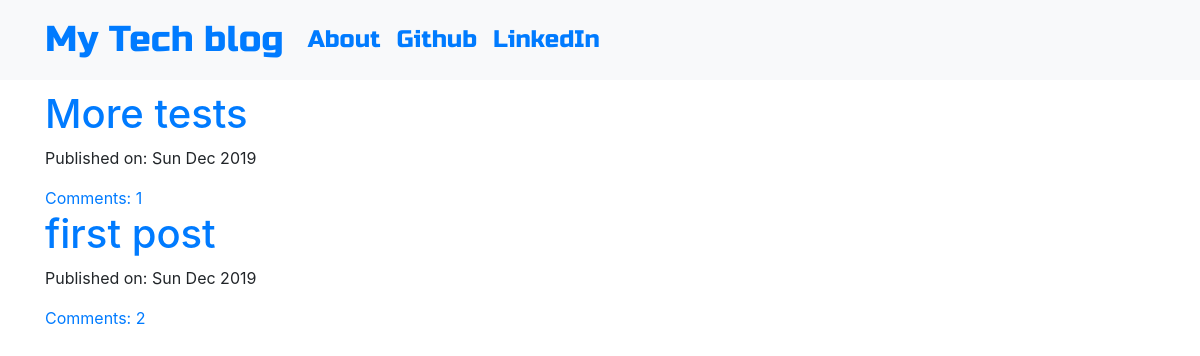
The page / on the database its author committed.
### blog/models.py (models this page shows, shortened)
class Post(models.Model):
    author = models.ForeignKey('auth.User',on_delete=models.CASCADE)
    title = models.CharField(max_length=200)
    text = models.TextField()
    created_date = models.DateTimeField(default=timezone.now)
    published_date = models.DateTimeField(blank=True, null=True)
    def approve_comments(self):
        return self.comments.filter(approved_comment=True)

### blog/views.py (the view)
# urls.py: path('',views.PostListView.as_view(),name='post_list'),
class PostListView(ListView):
    model = Post
    def get_queryset(self):
        return Post.objects.filter(published_date__lte=timezone.now()).order_by('-published_date')

### blog/templates/blog/post_list.html
{% extends 'blog/base.html' %}
{% block content %}
<div class="centerstage">
    {% for post in post_list %}
        <div class="post">
            <h1><a href="{% url 'post_detail' pk=post.pk %}">{{ post.title }}</a></h1>
            <div class="date">
                <p>Published on: {{ post.published_date|date:"D M Y"}}</p>
            </div>
            <a href="{% url 'post_detail' pk=post.pk %}">Comments: {{ post.approve_comments.count }}</a>
        </div>
    {% endfor %}
</div>
{% endblock %}

### blog/static/css/blog.css (style rules this page uses)
.centerstage { margin-left: auto; margin-right: auto; }
.loader { filter:hue-rotate(0deg); color: linear-gradient(45deg,#0f8,#08f); animation:hue 5000ms infinite linear; }

### rows shown on the page
Post: title "More tests", published_date "Sun Dec 2019", approve_comments.count "1"
Post: title "first post", published_date "Sun Dec 2019", approve_comments.count "2"
